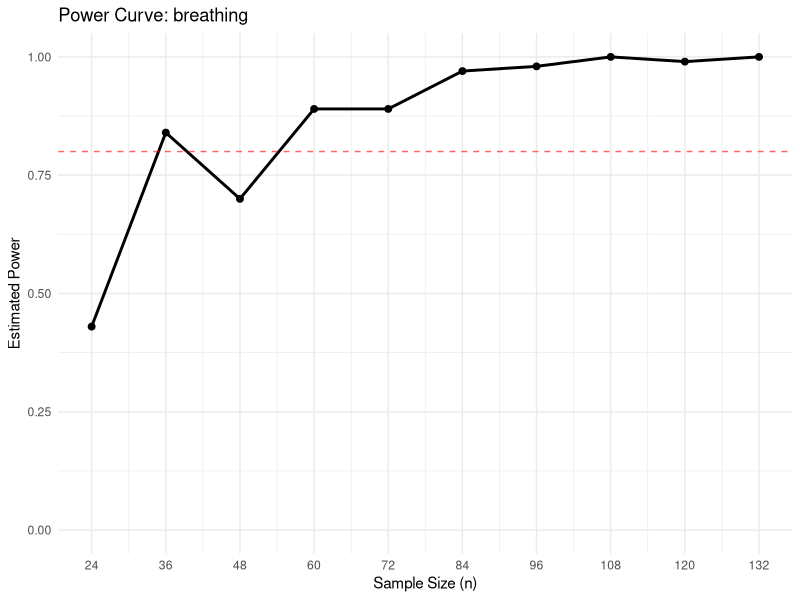
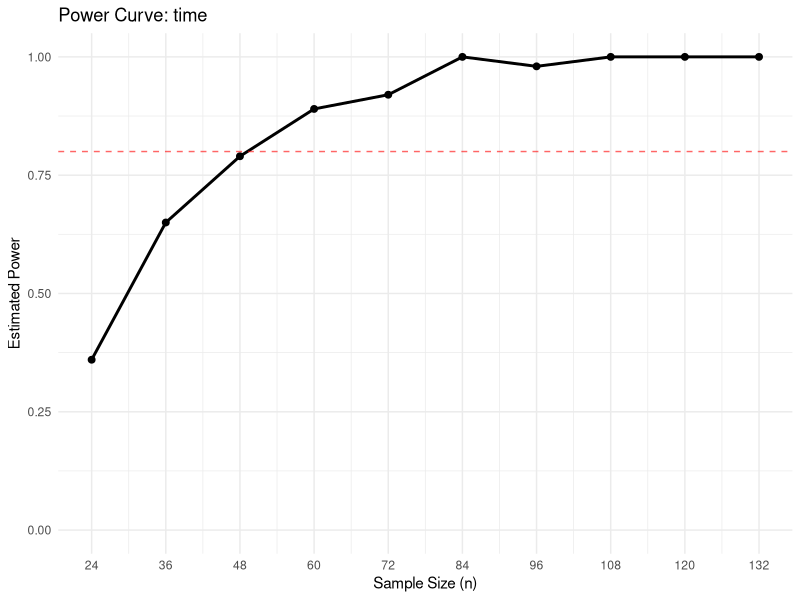
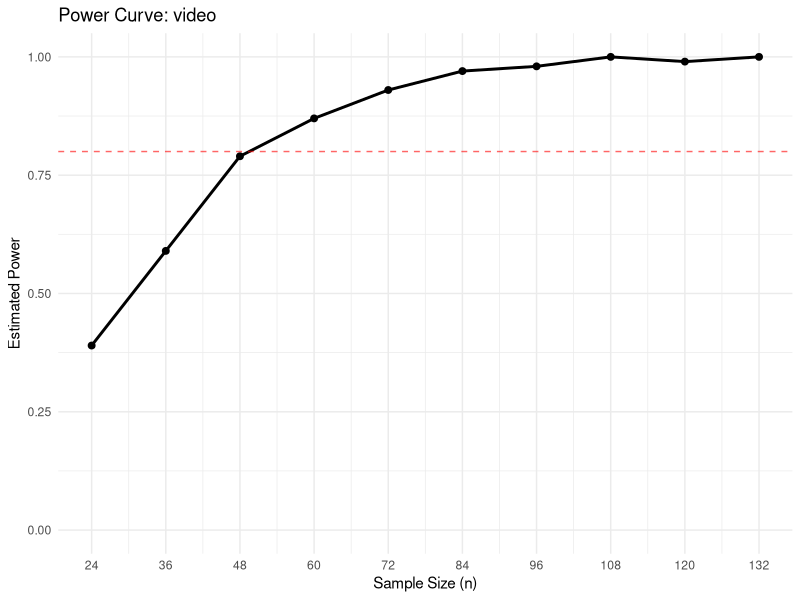
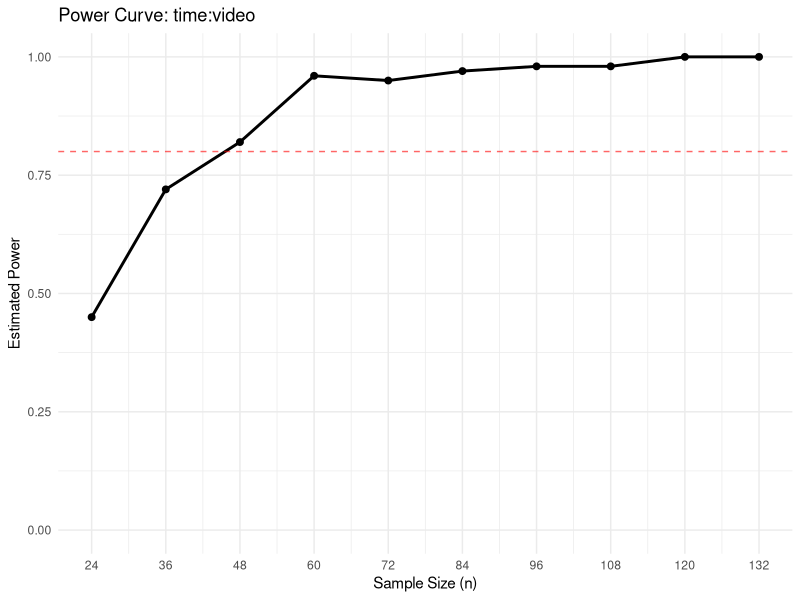
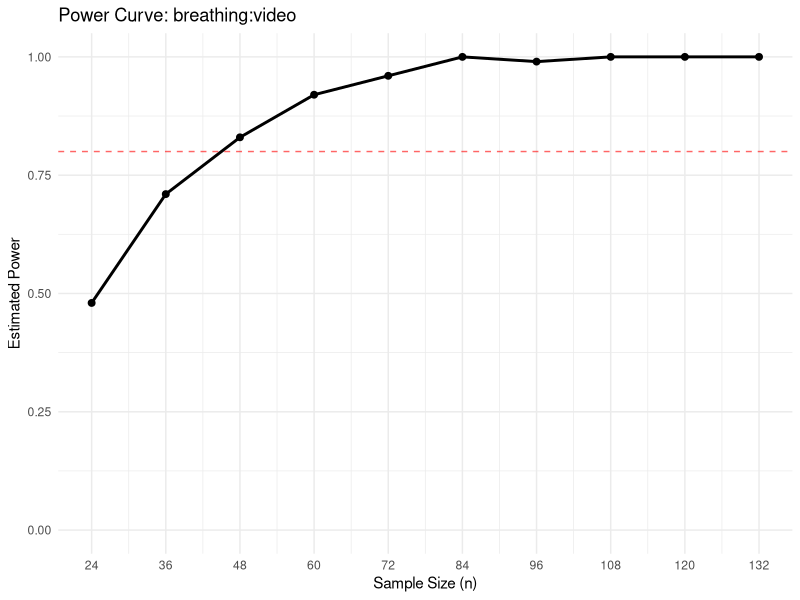
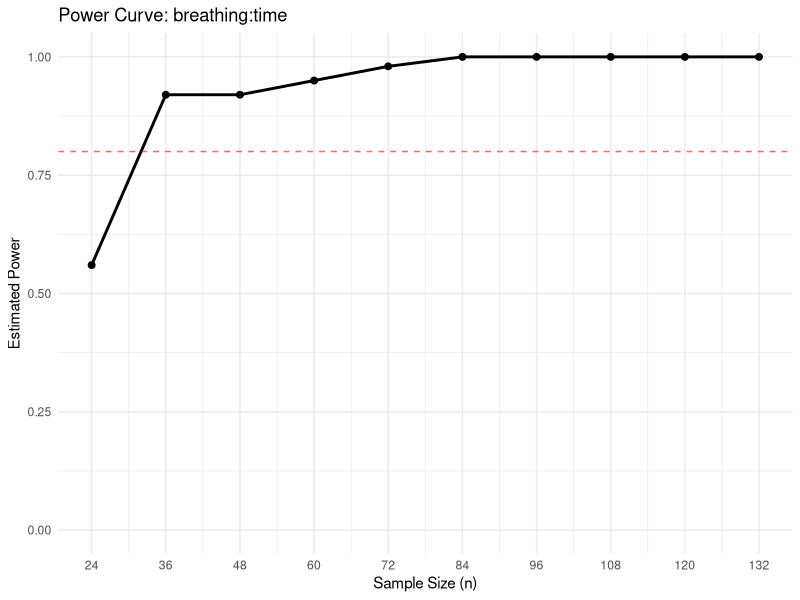
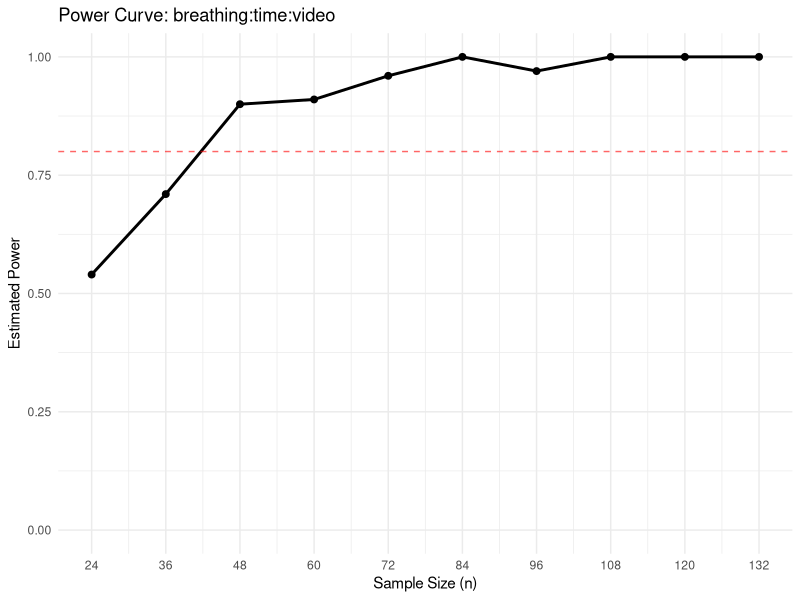

R code for these plots, in order:
## ---- chunk 1
library(tidyverse)
## ---- chunk 2
n <- 48

# Create a balanced set of vectors to pass into data generating process
i <- sample(rep(1:2, each = n/2)) # 12 ones, 12 twos, shuffled
j <- sample(rep(1:2, each = n/2)) 
k <- sample(rep(1:2, each = n/2)) 
l <- sample(rep(1:3, each = n/3)) # 8 ones, 8 twos, 8 threes, shuffled

dat <- data.frame(
  breathing = factor(i),
  time = factor(j),
  video = factor(k),
  person = factor(l))

dat <- dat |>
  mutate(
    breathing = factor(breathing, 
                       levels = c(1, 2), 
                       labels = c("Normal", "Hold")),
    time      = factor(time, 
                       levels = c(1, 2), 
                       labels = c("Morning", "Evening")),
    video     = factor(video, 
                       levels = c(1, 2), 
                       labels = c("No", "Yes")),
    person    = factor(person, 
                       levels = c(1, 2, 3), 
                       labels = c("Aditya", "Benjamin", "Isabel"))
  )
## ---- chunk 3
print(dat)
## ---- chunk 4
dat <- read.csv('dry_run.csv')
## ---- chunk 5
head(dat)
## ---- chunk 6
fit<-lm(Reaction_time_.ms. ~Person + Breathing* Time* Video, data=dat)
aov_tab<-anova(fit)
aov_tab
## ---- chunk 7
generate_Y <- function(mu,
                       A, B, C, D,
                       AB, AC, BC,
                       ABC,
                       sigma_sq,
                       i, j, k, l) {
  
  n <- length(i)
  
  # irreducible error
  epsilon <- rnorm(n, mean = 0, sd = sqrt(sigma_sq))
  
  # These make up the main effects for our model
  main_effects <- mu + A[i] + B[j] + C[k] + D[l]
  
  # These are all the 2 way interactions for our model
  AB_effect  <- AB[cbind(i, j)]
  AC_effect  <- AC[cbind(i, k)]
  BC_effect  <- BC[cbind(j, k)]
  
  # This is the 3 way interaction
  ABC_effect <- ABC[cbind(i, j, k)]
  
  # full model
  Y <- main_effects +
       AB_effect + AC_effect + BC_effect +
       ABC_effect +
       epsilon
  
  return(Y)
}
## ---- chunk 8
mu <- 250

A <- c(8.5, -8.5)      # Breathing 
B <- c(8.7, -8.7)  # Time
C <- c(8.3, -8.3)  # Video
D <- c(-20, 10, 10)   # Person (Block)

# 2-way interactions (2x2 matrices)

AB <- matrix(c(10, -10,
               -10, 10), nrow = 2)

AC <- matrix(c(9, -9,
               -9, 9), nrow = 2) 

BC <- matrix(c(9.1, -9.1,
               -9.1, 9.1), nrow = 2)  

# 3-way interaction (2x2x2 array)

ABC <- array(c(10, -10, -10, 10,   
               -10, 10, 10, -10),
             dim = c(2, 2, 2))
## ---- chunk 9
one_sim <- function(mu, A, B, C, D, AB, AC, BC, ABC, 
                    sigma_sq, n, target_effect) {
  
  # Create a balanced set of all treatment combinations
  treatments <- expand.grid(
    breathing = 1:2,
    time = 1:2,
    video = 1:2
  )
  full_design <- treatments[rep(1:nrow(treatments), length.out = n), ]
  
  # Shuffle the design so the 'Person' (block) is randomly assigned to these
  shuffled_design <- full_design[sample(1:n), ]
  
  i_sim <- shuffled_design$breathing
  j_sim <- shuffled_design$time
  k_sim <- shuffled_design$video
  l_sim <- sample(rep(1:3, each = n/3)) # Person block

  Y <- generate_Y(mu, A, B, C, D, AB, AC, BC, ABC, sigma_sq, 
                          i_sim, j_sim, k_sim, l_sim)

  dat <- data.frame(
    breathing = factor(i_sim),
    time = factor(j_sim),
    video = factor(k_sim),
    person = factor(l_sim),
    Y = Y
  )
  
  fit <- lm(Y ~ person + breathing * time * video, data = dat)
  
  p_val <- anova(fit)[target_effect, "Pr(>F)"]
  reject <- if(is.na(p_val)) 0 else as.integer(p_val < 0.05)
  
  return(reject)
}
## ---- chunk 10
n_values <- seq(from = 24, by = 12, length.out = 10)
factors_to_test <- c("breathing", "time", "video", "time:video", 
                     "breathing:video", "breathing:time", 
                     "breathing:time:video")
iter <- 100 

# Run simulations across n and factors
power_data <- map_dfr(n_values, function(current_n) {
  
  # For each n, calculate power for each factor
  map_dfr(factors_to_test, function(f) {
    
    rejections <- replicate(iter, one_sim(mu, A, B, C, D, AB, AC, 
                                          BC, ABC, 405.5, current_n, f))
    
    data.frame(
      n = current_n,
      power = mean(rejections),
      factor = f
    )
  })
})
## ---- chunk 11
selected_factor <- "breathing"

power_data |> 
  filter(factor == selected_factor) |> 
  ggplot(aes(x = n, y = power)) +
  geom_line(color = "black", linewidth = 1) +
  geom_point(color = "black", size = 2) +
  geom_hline(yintercept = 0.8, linetype = "dashed", 
             color = "red", alpha = 0.6) +
  scale_y_continuous(limits = c(0, 1)) +
  scale_x_continuous(breaks = n_values) +
  labs(
    title = paste("Power Curve:", selected_factor),
    x = "Sample Size (n)",
    y = "Estimated Power"
  ) +
  theme_minimal()
## ---- chunk 12
selected_factor <- "time"

power_data |> 
  filter(factor == selected_factor) |> 
  ggplot(aes(x = n, y = power)) +
  geom_line(color = "black", linewidth = 1) +
  geom_point(color = "black", size = 2) +
  geom_hline(yintercept = 0.8, linetype = "dashed", 
             color = "red", alpha = 0.6) +
  scale_y_continuous(limits = c(0, 1)) +
  scale_x_continuous(breaks = n_values) +
  labs(
    title = paste("Power Curve:", selected_factor),
    x = "Sample Size (n)",
    y = "Estimated Power"
  ) +
  theme_minimal()
## ---- chunk 13
selected_factor <- "video"

power_data |> 
  filter(factor == selected_factor) |> 
  ggplot(aes(x = n, y = power)) +
  geom_line(color = "black", linewidth = 1) +
  geom_point(color = "black", size = 2) +
  geom_hline(yintercept = 0.8, linetype = "dashed", 
             color = "red", alpha = 0.6) +
  scale_y_continuous(limits = c(0, 1)) +
  scale_x_continuous(breaks = n_values) +
  labs(
    title = paste("Power Curve:", selected_factor),
    x = "Sample Size (n)",
    y = "Estimated Power"
  ) +
  theme_minimal()
## ---- chunk 14
selected_factor <- "time:video"

power_data |> 
  filter(factor == selected_factor) |> 
  ggplot(aes(x = n, y = power)) +
  geom_line(color = "black", linewidth = 1) +
  geom_point(color = "black", size = 2) +
  geom_hline(yintercept = 0.8, linetype = "dashed", 
             color = "red", alpha = 0.6) +
  scale_y_continuous(limits = c(0, 1)) +
  scale_x_continuous(breaks = n_values) +
  labs(
    title = paste("Power Curve:", selected_factor),
    x = "Sample Size (n)",
    y = "Estimated Power"
  ) +
  theme_minimal()
## ---- chunk 15
selected_factor <- "breathing:video"

power_data |> 
  filter(factor == selected_factor) |> 
  ggplot(aes(x = n, y = power)) +
  geom_line(color = "black", linewidth = 1) +
  geom_point(color = "black", size = 2) +
  geom_hline(yintercept = 0.8, linetype = "dashed", 
             color = "red", alpha = 0.6) +
  scale_y_continuous(limits = c(0, 1)) +
  scale_x_continuous(breaks = n_values) +
  labs(
    title = paste("Power Curve:", selected_factor),
    x = "Sample Size (n)",
    y = "Estimated Power"
  ) +
  theme_minimal()
## ---- chunk 16
selected_factor <- "breathing:time"

power_data |> 
  filter(factor == selected_factor) |> 
  ggplot(aes(x = n, y = power)) +
  geom_line(color = "black", linewidth = 1) +
  geom_point(color = "black", size = 2) +
  geom_hline(yintercept = 0.8, linetype = "dashed", 
             color = "red", alpha = 0.6) +
  scale_y_continuous(limits = c(0, 1)) +
  scale_x_continuous(breaks = n_values) +
  labs(
    title = paste("Power Curve:", selected_factor),
    x = "Sample Size (n)",
    y = "Estimated Power"
  ) +
  theme_minimal()
## ---- chunk 17
selected_factor <- "breathing:time:video"

power_data |> 
  filter(factor == selected_factor) |> 
  ggplot(aes(x = n, y = power)) +
  geom_line(color = "black", linewidth = 1) +
  geom_point(color = "black", size = 2) +
  geom_hline(yintercept = 0.8, linetype = "dashed", 
             color = "red", alpha = 0.6) +
  scale_y_continuous(limits = c(0, 1)) +
  scale_x_continuous(breaks = n_values) +
  labs(
    title = paste("Power Curve:", selected_factor),
    x = "Sample Size (n)",
    y = "Estimated Power"
  ) +
  theme_minimal()
## ---- chunk 18
dry_run <- read.csv("dry_run.csv")
dry_run
